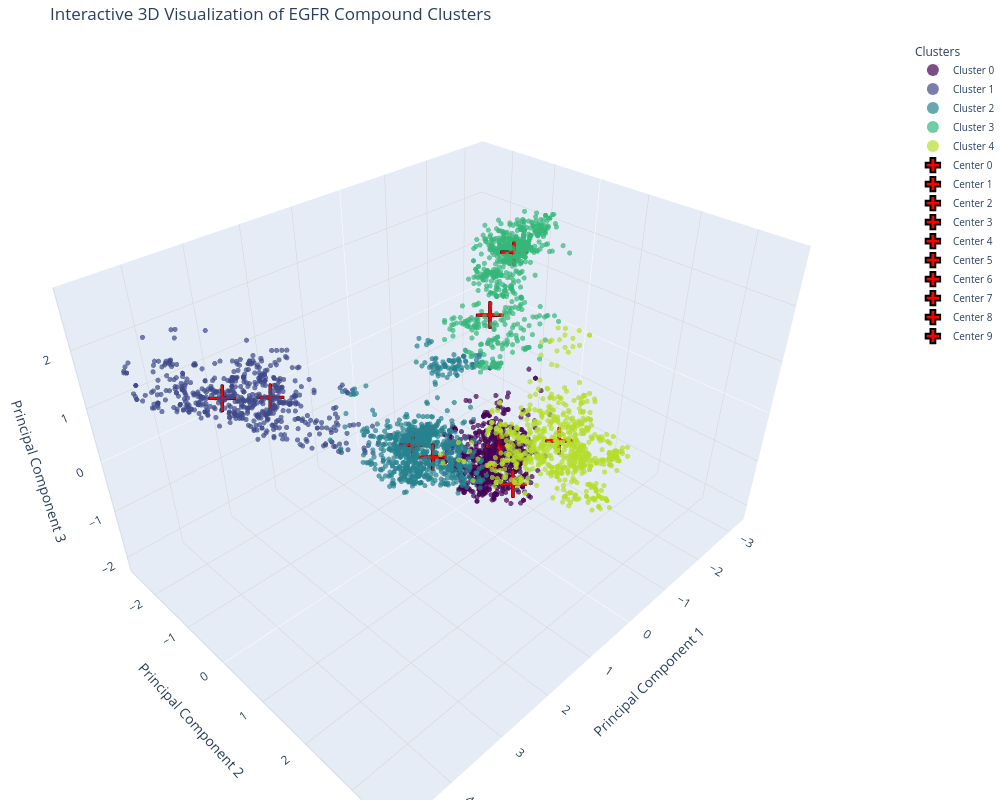

Notebook source saved alongside this figure:
### Markdown cell above
...and in 3d space.

### Code cell
# Alternative: Interactive 3D visualization with Plotly
print("\nCreating interactive 3D visualization with Plotly")

# Import plotly
import plotly.express as px
import plotly.graph_objects as go
import pandas as pd
from plotly.subplots import make_subplots

# Create a DataFrame for easy plotting with Plotly
plot_df = pd.DataFrame({
    'PCA1': pca_result[:, 0],
    'PCA2': pca_result[:, 1],
    'PCA3': pca_result[:, 2],
    'Cluster': cluster_labels.astype(str),  # Convert to string for discrete color mapping
    'pIC50': ligand_df['pIC50'].values  # Include pIC50 for additional context
})

# Start with an empty figure with a 3D scene
fig = make_subplots(rows=1, cols=1, specs=[[{'type': 'scatter3d'}]])

# Get a colormap that matches the 'viridis' used in matplotlib
# This ensures consistency between 2D and 3D plots
cluster_ids = sorted(plot_df['Cluster'].unique())
n_clusters = len(cluster_ids)
colorscale = px.colors.sequential.Viridis
colors = [colorscale[int(i * len(colorscale) / n_clusters)] for i in range(n_clusters)]

# Create color mapping dictionary
color_map = dict(zip(cluster_ids, colors))

# Add data points cluster by cluster to ensure correct coloring
for cluster_id in cluster_ids:
    cluster_data = plot_df[plot_df['Cluster'] == cluster_id]
    
    fig.add_trace(go.Scatter3d(
        x=cluster_data['PCA1'],
        y=cluster_data['PCA2'],
        z=cluster_data['PCA3'],
        mode='markers',
        marker=dict(
            size=3,  # Smaller point size makes visualization less cluttered
            color=color_map[cluster_id],
            opacity=0.7,
            symbol='circle'
        ),
        name=f'Cluster {cluster_id}',
        hovertemplate='<b>Cluster:</b> %{text}<br>'
                      '<b>PCA1:</b> %{x:.4f}<br>'
                      '<b>PCA2:</b> %{y:.4f}<br>'
                      '<b>PCA3:</b> %{z:.4f}<br>'
                      '<b>pIC50:</b> %{customdata:.2f}',
        text=[cluster_id] * len(cluster_data),
        customdata=cluster_data['pIC50']
    ))

# Add cluster centers with plus symbols
for i in range(len(centers)):
    fig.add_trace(go.Scatter3d(
        x=[centers[i, 0]],
        y=[centers[i, 1]],
        z=[centers[i, 2]],
        mode='markers',
        marker=dict(
            color='red',
            size=15,  # Larger size for visibility
            symbol='cross',  # This gives you the "+" shape
            line=dict(width=2, color='black')  # Add outline for better visibility
        ),
        name=f'Center {i}',
        hoverinfo='name'
    ))

# Update layout for better visualization
fig.update_layout(
    title='Interactive 3D Visualization of EGFR Compound Clusters',
    scene=dict(
        xaxis_title='Principal Component 1',
        yaxis_title='Principal Component 2',
        zaxis_title='Principal Component 3',
        # Adding more grid lines for better spatial perception
        xaxis=dict(showgrid=True, gridwidth=1, gridcolor='lightgray'),
        yaxis=dict(showgrid=True, gridwidth=1, gridcolor='lightgray'),
        zaxis=dict(showgrid=True, gridwidth=1, gridcolor='lightgray')
    ),
    width=1000,
    height=800,
    legend=dict(
        itemsizing='constant',  # Makes legend items a constant size
        title="Clusters",
        font=dict(size=10)
    ),
    margin=dict(l=0, r=0, t=40, b=0)  # Tight margins for more space
)

# Save as HTML file that can be interactively explored in a browser
fig.write_html('interactive_3d_clusters.html')

# Show the plot
fig.show()

### Figure 1 — Plotly figure (JSON) as saved in the notebook; plotly's stock layout.template omitted (floating-point values rounded to 4 significant figures; data arrays with more than 128 entries replaced by an {"elided": "..."} marker saying what was removed)
{"data": [{"customdata": {"elided": "790 float values"}, "hovertemplate": "<b>Cluster:</b> %{text}<br><b>PCA1:</b> %{x:.4f}<br><b>PCA2:</b> %{y:.4f}<br><b>PCA3:</b> %{z:.4f}<br><b>pIC50:</b> %{customdata:.2f}", "marker": {"color": "#440154", "opacity": 0.7, "size": 3, "symbol": "circle"}, "mode": "markers", "name": "Cluster 0", "text": {"elided": "790 str values"}, "type": "scatter3d", "x": {"elided": "790 float values"}, "y": {"elided": "790 float values"}, "z": {"elided": "790 float values"}}, {"customdata": {"elided": "562 float values"}, "hovertemplate": "<b>Cluster:</b> %{text}<br><b>PCA1:</b> %{x:.4f}<br><b>PCA2:</b> %{y:.4f}<br><b>PCA3:</b> %{z:.4f}<br><b>pIC50:</b> %{customdata:.2f}", "marker": {"color": "#3e4989", "opacity": 0.7, "size": 3, "symbol": "circle"}, "mode": "markers", "name": "Cluster 1", "text": {"elided": "562 str values"}, "type": "scatter3d", "x": {"elided": "562 float values"}, "y": {"elided": "562 float values"}, "z": {"elided": "562 float values"}}, {"customdata": {"elided": "938 float values"}, "hovertemplate": "<b>Cluster:</b> %{text}<br><b>PCA1:</b> %{x:.4f}<br><b>PCA2:</b> %{y:.4f}<br><b>PCA3:</b> %{z:.4f}<br><b>pIC50:</b> %{customdata:.2f}", "marker": {"color": "#26828e", "opacity": 0.7, "size": 3, "symbol": "circle"}, "mode": "markers", "name": "Cluster 2", "text": {"elided": "938 str values"}, "type": "scatter3d", "x": {"elided": "938 float values"}, "y": {"elided": "938 float values"}, "z": {"elided": "938 float values"}}, {"customdata": {"elided": "766 float values"}, "hovertemplate": "<b>Cluster:</b> %{text}<br><b>PCA1:</b> %{x:.4f}<br><b>PCA2:</b> %{y:.4f}<br><b>PCA3:</b> %{z:.4f}<br><b>pIC50:</b> %{customdata:.2f}", "marker": {"color": "#35b779", "opacity": 0.7, "size": 3, "symbol": "circle"}, "mode": "markers", "name": "Cluster 3", "text": {"elided": "766 str values"}, "type": "scatter3d", "x": {"elided": "766 float values"}, "y": {"elided": "766 float values"}, "z": {"elided": "766 float values"}}, {"customdata": {"elided": "759 float values"}, "hovertemplate": "<b>Cluster:</b> %{text}<br><b>PCA1:</b> %{x:.4f}<br><b>PCA2:</b> %{y:.4f}<br><b>PCA3:</b> %{z:.4f}<br><b>pIC50:</b> %{customdata:.2f}", "marker": {"color": "#b5de2b", "opacity": 0.7, "size": 3, "symbol": "circle"}, "mode": "markers", "name": "Cluster 4", "text": {"elided": "759 str values"}, "type": "scatter3d", "x": {"elided": "759 float values"}, "y": {"elided": "759 float values"}, "z": {"elided": "759 float values"}}, {"hoverinfo": "name", "marker": {"color": "red", "line": {"color": "black", "width": 2}, "size": 15, "symbol": "cross"}, "mode": "markers", "name": "Center 0", "type": "scatter3d", "x": [0.278], "y": [-0.3199], "z": [-1.137]}, {"hoverinfo": "name", "marker": {"color": "red", "line": {"color": "black", "width": 2}, "size": 15, "symbol": "cross"}, "mode": "markers", "name": "Center 1", "type": "scatter3d", "x": [3.58], "y": [-1.306], "z": [1.21]}, {"hoverinfo": "name", "marker": {"color": "red", "line": {"color": "black", "width": 2}, "size": 15, "symbol": "cross"}, "mode": "markers", "name": "Center 2", "type": "scatter3d", "x": [-1.659], "y": [-0.8159], "z": [0.7468]}, {"hoverinfo": "name", "marker": {"color": "red", "line": {"color": "black", "width": 2}, "size": 15, "symbol": "cross"}, "mode": "markers", "name": "Center 3", "type": "scatter3d", "x": [-0.09], "y": [-1.235], "z": [-1.549]}, {"hoverinfo": "name", "marker": {"color": "red", "line": {"color": "black", "width": 2}, "size": 15, "symbol": "cross"}, "mode": "markers", "name": "Center 4", "type": "scatter3d", "x": [-2.541], "y": [-1.074], "z": [1.597]}, {"hoverinfo": "name", "marker": {"color": "red", "line": {"color": "black", "width": 2}, "size": 15, "symbol": "cross"}, "mode": "markers", "name": "Center 5", "type": "scatter3d", "x": [-0.3258], "y": [0.6945], "z": [-0.6774]}, {"hoverinfo": "name", "marker": {"color": "red", "line": {"color": "black", "width": 2}, "size": 15, "symbol": "cross"}, "mode": "markers", "name": "Center 6", "type": "scatter3d", "x": [0.2318], "y": [2.343], "z": [0.5921]}, {"hoverinfo": "name", "marker": {"color": "red", "line": {"color": "black", "width": 2}, "size": 15, "symbol": "cross"}, "mode": "markers", "name": "Center 7", "type": "scatter3d", "x": [2.807], "y": [-1.25], "z": [0.886]}, {"hoverinfo": "name", "marker": {"color": "red", "line": {"color": "black", "width": 2}, "size": 15, "symbol": "cross"}, "mode": "markers", "name": "Center 8", "type": "scatter3d", "x": [-0.687], "y": [0.03053], "z": [-1.682]}, {"hoverinfo": "name", "marker": {"color": "red", "line": {"color": "black", "width": 2}, "size": 15, "symbol": "cross"}, "mode": "markers", "name": "Center 9", "type": "scatter3d", "x": [0.1568], "y": [1.436], "z": [-0.8013]}], "layout": {"height": 800, "legend": {"font": {"size": 10}, "itemsizing": "constant", "title": {"text": "Clusters"}}, "margin": {"b": 0, "l": 0, "r": 0, "t": 40}, "scene": {"domain": {"x": [0, 1], "y": [0, 1]}, "xaxis": {"gridcolor": "lightgray", "gridwidth": 1, "showgrid": true, "title": {"text": "Principal Component 1"}}, "yaxis": {"gridcolor": "lightgray", "gridwidth": 1, "showgrid": true, "title": {"text": "Principal Component 2"}}, "zaxis": {"gridcolor": "lightgray", "gridwidth": 1, "showgrid": true, "title": {"text": "Principal Component 3"}}}, "title": {"text": "Interactive 3D Visualization of EGFR Compound Clusters"}, "width": 1000}}
